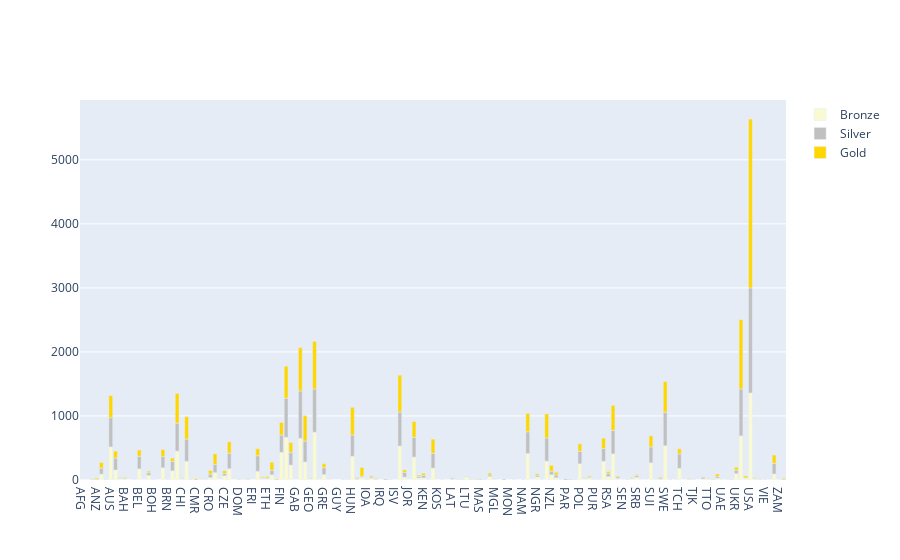

The notebook cell this image was saved under:
### Code cell
fig  =  go.Figure()
fig.add_trace(go.Bar(x=data_medal['NOC'], y = data_medal['Bronze'], name='Bronze ', marker_color = 'lightgoldenrodyellow'))
fig.add_trace(go.Bar(x=data_medal['NOC'], y = data_medal['Silver'], name='Silver ', marker_color='silver'))
fig.add_trace(go.Bar(x=data_medal['NOC'], y = data_medal['Gold'], name='Gold ', marker_color='gold'))
fig.update_layout(dict(barmode='relative'),dict(title='Medals per country', xaxis=dict(title='Countries'), yaxis=dict(title='Number of Medals')))
fig.show()

### Figure 1 — Plotly figure (JSON) as saved in the notebook; plotly's stock layout.template omitted (floating-point values rounded to 4 significant figures; data arrays with more than 128 entries replaced by an {"elided": "..."} marker saying what was removed)
{"data": [{"marker": {"color": "lightgoldenrodyellow"}, "name": "Bronze ", "type": "bar", "x": {"elided": "149 str values"}, "y": {"elided": "149 int values"}}, {"marker": {"color": "silver"}, "name": "Silver ", "type": "bar", "x": {"elided": "149 str values"}, "y": {"elided": "149 int values"}}, {"marker": {"color": "gold"}, "name": "Gold ", "type": "bar", "x": {"elided": "149 str values"}, "y": {"elided": "149 int values"}}], "layout": {"barmode": "relative"}}
